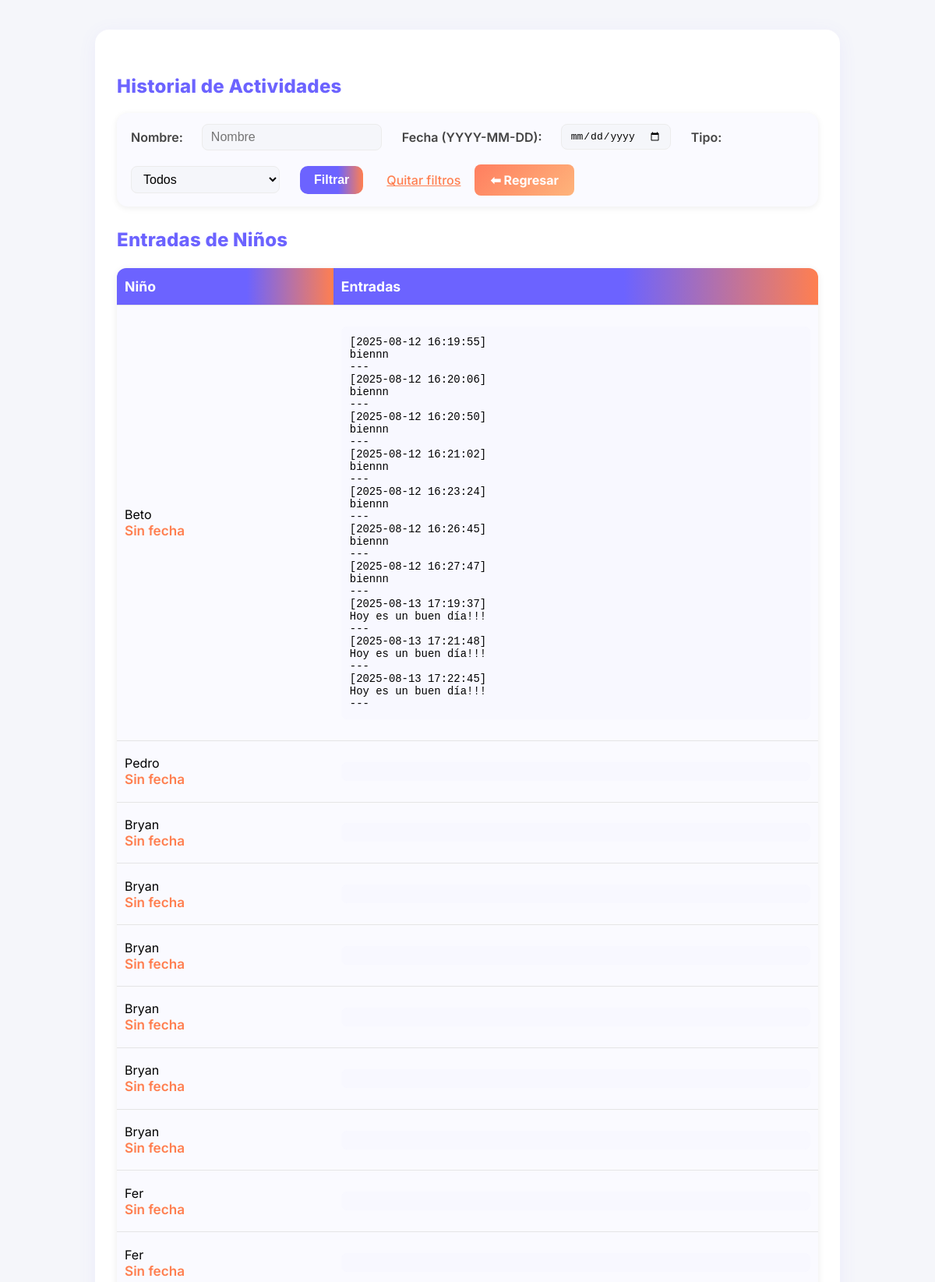
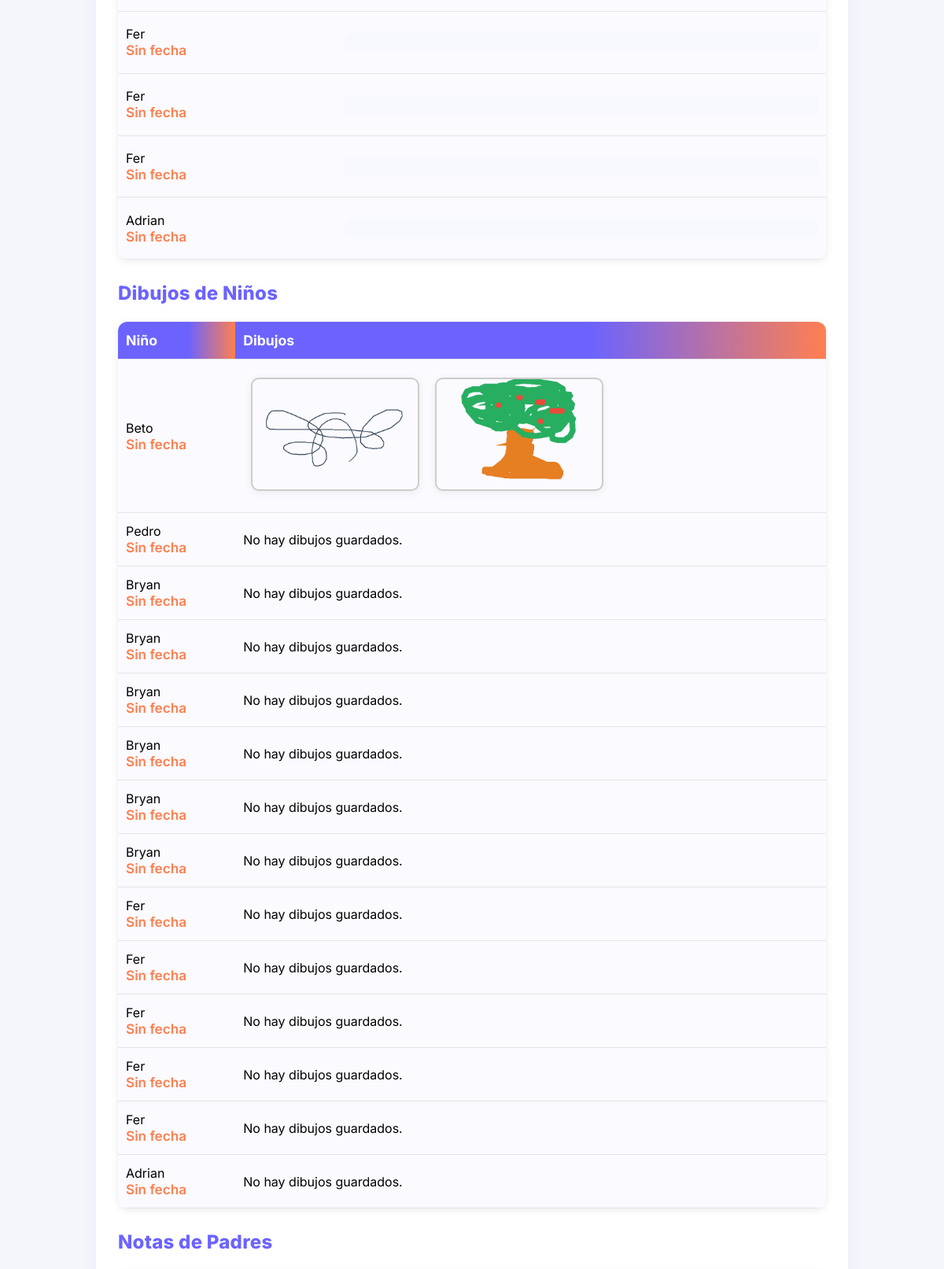
The page /Inicio/notificaciones.php (upper part) on the database its author committed (2 pictures, top to bottom).
### Inicio/notificaciones.php (the view, shortened to what this page needs)
<?php
$db_host = 'localhost';
$db_user = 'root';
$db_pass = '';
$db_name = 'inicio';
$mysqli = new mysqli($db_host, $db_user, $db_pass, $db_name);
$search_nombre = isset($_GET['nombre']) ? trim($_GET['nombre']) : '';
$search_fecha = isset($_GET['fecha']) ? $_GET['fecha'] : '';
$search_tipo = isset($_GET['tipo']) ? $_GET['tipo'] : '';
$show_section = $search_tipo ?: 'all';
?>
<!DOCTYPE html>
<html lang="es">
<head>
</head>
<body>
    <div class="container">
        <h2>Historial de Actividades</h2>
        <form method="get" class="filtros">
            <label for="nombre">Nombre:</label>
            <input type="text" id="nombre" name="nombre" value="<?php echo htmlspecialchars($search_nombre); ?>" placeholder="Nombre">
            <label for="fecha">Fecha (YYYY-MM-DD):</label>
            <input type="date" id="fecha" name="fecha" value="<?php echo htmlspecialchars($search_fecha); ?>">
            <label for="tipo">Tipo:</label>
            <select name="tipo" id="tipo">
                <option value="">Todos</option>
            </select>
            <button type="submit">Filtrar</button>
            <a href="notificaciones.php" style="margin-left:12px;color:var(--accent2);font-weight:500;">Quitar filtros</a><a href="Especialista.php" class="btn-regresar">⬅ Regresar</a>
        </form>
        <?php
        if ($show_section == 'entradas' || $show_section=='all') {
            echo "<h2>Entradas de Niños</h2><table>
                <thead><tr><th>Niño</th><th>Entradas</th></tr></thead><tbody>";
            $query_ninos = "SELECT ID, Nombre, Nota, Fecha FROM niños WHERE 1";
            $stmt_n = $mysqli->prepare($query_ninos);
            if ($stmt_n) {
                $stmt_n->execute();
                $stmt_n->bind_result($id_nino, $nombre_nino, $nota_nino, $fecha_nota);
                while ($stmt_n->fetch()) {
                    echo "<tr>";
                    echo "<td>" . htmlspecialchars($nombre_nino) . "<br><span class='subtitulo'>";
                    if (!empty($fecha_nota)) {
                        echo date("Y-m-d", strtotime($fecha_nota));
                    } else {
                        echo "Sin fecha";
                    }
                    echo "</span></td>";
                    echo "<td><pre>" . htmlspecialchars($nota_nino) . "</pre></td>";
                    echo "</tr>";
                }
            }
            echo "</tbody></table>";
        }
        if ($show_section == 'dibujos' || $show_section=='all') {
            echo "<h2>Dibujos de Niños</h2><table>
                <thead><tr><th>Niño</th><th>Dibujos</th></tr></thead><tbody>";
            $query_dibujos = "SELECT ID, Nombre, Dibujo, Fecha FROM niños WHERE 1";
            $stmt_d = $mysqli->prepare($query_dibujos);
            if ($stmt_d) {
                $stmt_d->execute();
                $stmt_d->bind_result($id_nino, $nombre_nino, $dibujos, $fecha_dibujo);
                while ($stmt_d->fetch()) {
                    echo "<tr>";
                    echo "<td>" . htmlspecialchars($nombre_nino) . "<br><span class='subtitulo'>";
                    if (!empty($fecha_dibujo)) {
                        echo date("Y-m-d", strtotime($fecha_dibujo));
                    } else {
                        echo "Sin fecha";
                    }
                    echo "</span></td>";
                    echo "<td>";
                    if ($dibujos) {
                        $rutas = array_filter(explode(",", $dibujos));
                        foreach ($rutas as $img) {
                            $img = trim($img);
                            if ($img && file_exists($img)) {
                                echo "<img src='$img'>";
                            } else if ($img) {
                                echo "<span>Archivo no encontrado: $img</span><br>";
                            }
                        }
                    } else {
                        echo "No hay dibujos guardados.";
                    }
                    echo "</td></tr>";
                }
            }
            echo "</tbody></table>";
        }
        if ($show_section == 'notas_padre' || $show_section=='all') {
            echo "<h2>Notas de Padres</h2><table>
                <thead><tr><th>Padre</th><th>Notas</th></tr></thead><tbody>";
            echo "</tbody></table>";
        }
        ?>
    </div>
</body>
</html>

### Inicio/notificaciones.php (style rules this page uses)
:root { --accent: #6c63ff; --accent2: #ff7f50; --bg: #f5f6fa; --panel: #fff; --border: #ececec; }
body { font-family: 'Inter', Arial, sans-serif; background: var(--bg); margin:0; min-height:100vh; }
.container { max-width: 900px; margin: 38px auto; background: var(--panel); border-radius: 18px; box-shadow: 0 4px 24px rgba(108,99,255,0.07); padding: 30px 28px 22px 28px; animation: fadein 1s; }
h2 { color: var(--accent); margin-top:28px; font-weight:800; font-size:1.5em; letter-spacing:0.01em; }
table { width:100%; border-collapse:collapse; margin-top:22px; background:#fafaff; border-radius:12px; overflow:hidden; box-shadow:0 2px 10px #ececec; }
th, td { padding:13px 10px; border-bottom:1px solid #e5e5e5; text-align:left; }
th { background: linear-gradient(90deg, var(--accent) 60%, var(--accent2) 100%); color:#fff; font-weight:700; font-size:1.1em; }
.filtros { margin-bottom:22px; padding:14px 18px; background: #fafaff; border-radius:14px; box-shadow:0 2px 8px #eee; display:flex; flex-wrap:wrap; gap:18px; align-items:center; }
.filtros label { font-weight:600; color:#444; margin-right:6px; }
.filtros input, .filtros select { padding:7px 11px; border-radius:8px; border:1px solid #ececec; outline:none; font-size:1em; background:#f5f6fa; margin-right:8px; }
.filtros button { padding:9px 18px; border-radius:10px; border:none; background:linear-gradient(90deg, var(--accent) 60%, var(--accent2) 100%); color:#fff; font-weight:600; cursor:pointer; transition: background 0.2s, transform 0.15s; font-size:1em; }
img { max-width: 210px; margin: 10px; border: 2px solid #ccc; border-radius: 10px; box-shadow:0 2px 10px #ececec; }
pre { white-space: pre-wrap; word-wrap: break-word; background:#f8f8ff; padding:12px 11px; border-radius:7px; font-size:1.07em; }
.subtitulo { color:var(--accent2); font-size:1.07em; font-weight:600; margin-bottom:9px; }
.btn-regresar { display: inline-block; background: linear-gradient(135deg, #ff7e5f, #feb47b); color: white; padding: 10px 20px; border-radius: 8px; text-decoration: none; font-weight: bold; font-size: 1em; transition: transform 0.2s ease, box-shadow 0.2s ease; }

### rows shown on the page
niños: Nombre "Beto", Nota "[2025-08-12 16:19:55] biennn --- [2025-08-12 16:20:06] biennn --- [2025-08-12 16:20:50] biennn --- [2025-08-12 16:21:02] biennn --- [2025-08-12 16:23:24] biennn --- [2025-08-12 16:26:45] biennn --- [2025-08-12 16:27:47] biennn --- [2025-08-13 17:19:37] Hoy es un buen día!!! --- [2025-08-13 17:21:48] Hoy es un buen día!!! --- [2025-08-13 17:22:45] Hoy es un buen día!!! ---", Dibujo (picture)
niños: Nombre "Pedro", Dibujo "No hay dibujos guardados."
niños: Nombre "Bryan", Dibujo "No hay dibujos guardados."
niños: Nombre "Bryan", Dibujo "No hay dibujos guardados."
niños: Nombre "Bryan", Dibujo "No hay dibujos guardados."
niños: Nombre "Bryan", Dibujo "No hay dibujos guardados."
niños: Nombre "Bryan", Dibujo "No hay dibujos guardados."
niños: Nombre "Bryan", Dibujo "No hay dibujos guardados."
niños: Nombre "Fer", Dibujo "No hay dibujos guardados."
niños: Nombre "Fer", Dibujo "No hay dibujos guardados."
niños: Nombre "Fer", Dibujo "No hay dibujos guardados."
niños: Nombre "Fer", Dibujo "No hay dibujos guardados."
niños: Nombre "Fer", Dibujo "No hay dibujos guardados."
niños: Nombre "Adrian", Dibujo "No hay dibujos guardados."
